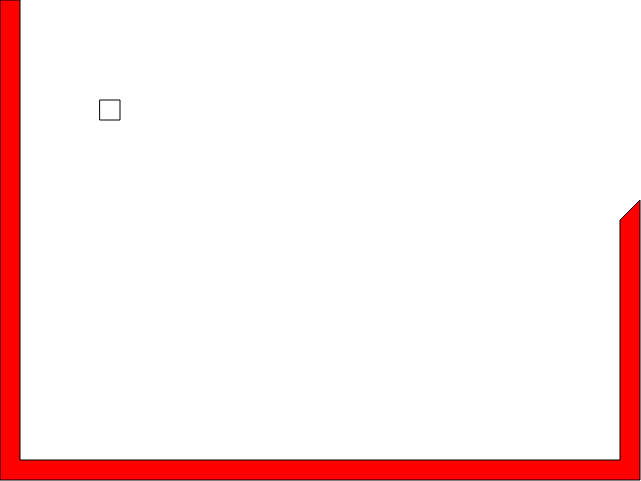
Frame 1 (no input)
Frame 60 (no input): identical to frame 1, image omitted
Frame 120 (the mouse pressed at the canvas centre since frame 60): identical to frame 1, image omitted

The p5.js sketch that drew this single still picture (run headless with seeded random() and noise() and a simulated clock; from frame 60 on, the mouse is pressed at the canvas centre):

// p5.js sketch
// ── sketch.js
function setup() {
	createCanvas(641, 481);
  }
  
  var mouseShouldDraw = false;
  
  function draw() {
	  var lookForward = function(incr) {
		  if(keyIsDown(LEFT_ARROW)) {mBoy.newX = mBoy.x - incr;}
		  if(keyIsDown(RIGHT_ARROW)) {mBoy.newX = mBoy.x + incr;}
		  if(keyIsDown(UP_ARROW)) {mBoy.newY = mBoy.y - incr;}
		  if(keyIsDown(DOWN_ARROW)) {mBoy.newY = mBoy.y + incr;}
	  };
	  var increment = 5;
	  lookForward(increment);
	  
	  var mBoyCollided = collision(walls.pieces, Object.assign({}, mBoy));
	  while (mBoyCollided && increment > 1) {
		  increment--;
		  lookForward(increment);
		  mBoyCollided = collision(walls.pieces, Object.assign({}, mBoy));
	  }
	  if (!mBoyCollided) {
		  mBoy.x = mBoy.newX;
		  mBoy.y = mBoy.newY;
		  clear();
	  } else {
		  mBoy.newX = mBoy.x;
		  mBoy.newY = mBoy.y;
	  }
  
	  //walls
	  for(var index in walls.pieces){
		  vertexShape(walls.pieces[index]);
	  }
	  
	  //mouseDraw
	  vertexShape(mouseDraw);
	  
	  //player
	  rect(mBoy.x, mBoy.y, mBoy.width, mBoy.height);
  }
  
  function vertexShape(obj){
	  fill(obj.color);
	  beginShape();
	  for(var index in obj.points){
		  var point = obj.points[index];
		  vertex(point.x, point.y);
	  }
	  endShape(close);
	  fill(255);
  }
  
  function keyTyped() {
	  if(key === 'f'){
		  mouseShouldDraw = true;
	  }
	  if(key === 'q'){
		  if (mouseDraw.points.length === 0) {
			  return
		  }
		  setAllAngles(mouseDraw);
		  walls.pieces.push(Object.assign({}, {points: [].concat(mouseDraw.points)}, {color: walls.color}));
		  mouseDraw.points = [];
		  clear();
		  mouseShouldDraw = false;
	  }
  }
  
  function mouseClicked() {
	  if(mouseShouldDraw){
		  mouseDraw.points.push({
			  x: mouseX,
			  y: mouseY
		  });
		  return false;
	  }
  }
// ── collision.js
function intersection(pointsA, pointsB){
	for(var index in pointsA){
		var pointA1 = pointsA[index];
		var pointA2 = loopPlusOne(pointsA, index);
		for(var i in pointsB){
			var pointB1 = pointsB[i];
			var pointB2 = loopPlusOne(pointsB, i);
			var check1 = toLeftOrRight(pointA1, pointB1);
			var check2 = toLeftOrRight(pointA1, pointB2);
			if(check1 !== check2){
				if(betweenAngles(pointB1.angle, getLineAngle(pointB1, pointA1), getLineAngle(pointB1, pointA2))){
					return true;
				}
			}
		}
	}
	return false;
}

function loopPlusOne(array, index){
	if(Number(index) === array.length - 1){
		return array[0];
	}
	return array[Number(index) + 1];
}

function collision(wallPieces, playerPiece){
	var mBoyPoints = [
		{
			x: playerPiece.newX,
			y: playerPiece.newY,
			angle: 90
		},
		{
			x: playerPiece.newX + playerPiece.width,
			y: playerPiece.newY,
			angle: 180
		},
		{
			x: playerPiece.newX + playerPiece.width,
			y: playerPiece.newY + playerPiece.height,
			angle: 270
		},
		{
			x: playerPiece.newX,
			y: playerPiece.newY + playerPiece.height,
			angle: 0
		}
	];
	for(var index in wallPieces){
		if(intersection(mBoyPoints, wallPieces[index].points)){
			return true;
		}
	}
	return false;
}

function toLeftOrRight(vector1, vector2)
{
	var angle = getLineAngle(vector1, vector2);
	var relativeAngle = angle - vector1.angle;
	if((relativeAngle < 0 && relativeAngle > -180) || (relativeAngle > 180 && relativeAngle < 360)) {
		return "left";
	}else if((relativeAngle > 0 && relativeAngle < 180) || (relativeAngle < -180 && relativeAngle > -360)){
		return "right";
	}
	if(relativeAngle === 0 || relativeAngle === 180 || relativeAngle === -180){
		return "straight";
	}
	console.error("bad check on toLeftOrRight(). Args given: ", vector1, vector2, relativeAngle);
	return "bad check";
}

function getLineAngle(point1={x:0,y:0},point2={x:0,y:0})
{
	var delta = {x:point2.x - point1.x, y:point2.y - point1.y};
	
	var angle = 0;
	if(delta.x>0)
		{
			angle = Math.atan(delta.y/delta.x);
		}else if(delta.x<0){
			angle = Math.atan(delta.y/delta.x) + Math.PI;
		}else if(delta.x==0 && delta.y>0){
			angle = Math.PI/2;
		}else if(delta.x==0 && delta.y<0){
			angle = 0-Math.PI/2;
		}
	return (angle*180/Math.PI)+90;
}

function betweenAngles(checkAngle, angle1, angle2){
	var smallestAngle = angle1;
	if(angle1 > angle2){
		smallestAngle = angle2;
	}
	checkAngle -= smallestAngle;
	angle1 -= smallestAngle;
	angle2 -= smallestAngle;
	if(checkAngle < 0){
		checkAngle += 360;
		if(checkAngle < 0){
			console.error("checkAngle is way too negative.");
		}
	}
	if(angle1 === 0 && angle2 > 180){
		angle1 = 360;
	} else if(angle2 === 0 && angle1 > 180){
		angle2 = 360;
	} else if(angle1 === 180 || angle2 === 180){
		return false;
	}
	return betweenNumbers(checkAngle, angle1, angle2);
}

function betweenNumbers(checkNumber, a, b){
	return Math.abs(b - a) === Math.abs(checkNumber - a) + Math.abs(b - checkNumber);
}

function setAllAngles(obj){
	for(var index in obj.points){
			var point = obj.points[index];
			if(Number(index) === obj.points.length - 1){
				var point2 = obj.points[0];
			} else {
				var point2 = obj.points[Number(index) + 1];
			}
			point.angle = getLineAngle(point, point2);
		}
}
// ── objects.js
var mBoy = {
	x: 100,
	newX: 100,
	y: 100,
	newY: 100,
	width: 20,
	height: 20
};

var walls = {
	color: [255, 0, 0],
	pieces: [
				{
				color: [255, 0, 0],
				points: [
					{
						x: 0,
						y: 0
					},
					{
						x: 20,
						y: 0
					},
					{
						x: 20,
						y: 460
					},
					{
						x: 620,
						y: 460
					},
					{
						x:620,
						y:220
					},
					{
						x:640,
						y:200
					},
					{
						x:640,
						y:480
					},
					{
						x: 0,
						y: 480
					},
					{
						x: 0,
						y: 0
					}
				]
		}
	]
};
setAllAngles(walls.pieces[0]);

var mouseDraw = {
	color: [0, 255, 0],
	points: []
};
// ── runAllTests.js
function runAllTests(verbose=false){
	//simple functions
	if(verbose){
		testGetLineAngle();
	}
	testToLeftOrRight();
	testBetweenAngles();
	testBetweenNumbers();
	
	//intersections
	testIntersection_firstTest();
	testIntersection_secondTest();
	testIntersection_thirdTest();
	testIntersection_fourthTest();
	testIntersection_fifthTest();
	testIntersection_sixthTest();
	
	//collisions
	testCollision_firstTest();
}
// ── testFuncCollision.js
function testCollision_firstTest() {
	var wallsTest = [{"color":[255,0,0],"points":[{"x":0,"y":0,"angle":90},{"x":20,"y":0,"angle":180},{"x":20,"y":460,"angle":90},{"x":620,"y":460,"angle":0},{"x":620,"y":220,"angle":45},{"x":640,"y":200,"angle":180},{"x":640,"y":480,"angle":270},{"x":0,"y":480,"angle":0},{"x":0,"y":0,"angle":90}]}];
	var playerPiece = { x: 225, y: 425, width: 50, height: 50 };
	var received = collision(wallsTest, playerPiece);
	var expected = true;
	if(received !== expected){
		console.log("failed. received: " + received);
	} else {
		console.log("passed.");
	}
}
// ── testcollision.js
function testGetLineAngle() {
	var centerPoint = {x:15,y:15};
	//move all the way to the right
	for(let i=15;i<31;i++)
		{
			let secondPoint={x:i,y:0};
			console.log(getLineAngle(centerPoint,secondPoint),",",secondPoint);
		}
	//move all the way down
	for(let i=0;i<31;i++)
		{
			let secondPoint={x:30,y:i};
			console.log(getLineAngle(centerPoint,secondPoint),",",secondPoint);
		}
	//move all the way to the left
	for(let i=30;i>-1;i--)
		{
			let secondPoint={x:i,y:30};
			console.log(getLineAngle(centerPoint,secondPoint),",",secondPoint);
		}
	//move all the way up
	for(let i=30;i>-1;i--)
		{
			let secondPoint={x:0,y:i};
			console.log(getLineAngle(centerPoint,secondPoint),",",secondPoint);
		}
	//move to the center
	for(let i=0;i<16;i++)
		{
			let secondPoint={x:i,y:0};
			console.log(getLineAngle(centerPoint,secondPoint),",",secondPoint);
		}
}

function testToLeftOrRight() {
	var cases = [
		{
			vector1: {
				x: 20,
				y: 20,
				angle: 340
			},
			vector2: {
				x: 30,
				y: 0,
				angle: 30
			},
			expected: "right",
			name: "across 0 degree start"
		}
	];
	for(var index in cases) {
		var testCase = cases[index];
		var received = toLeftOrRight(testCase.vector1, testCase.vector2);
		if(received !== testCase.expected){
			console.log("testToLeftOrRight() failed on: " + testCase.name);
			console.log(testCase.name + " expected: " + testCase.expected + " but got: " + received);
			return
		}
	}
	console.log("passed all tests on testToLeftOrRight()");
}

function testBetweenAngles() {
	var received = betweenAngles(350, 330, 10);
	var expected = true;
	if(received !== expected) {
		console.log("failed on: accross zero angle start. expected: " + expected + " but got: " + received);
		return
	}
	received = betweenAngles(45, 330, 10);
	expected = false;
	if(received !== expected) {
		console.log("failed on: accross zero angle start. expected: " + expected + " but got: " + received);
		return
	}
	received = betweenAngles(45, 120, 10);
	expected = true;
	if(received !== expected) {
		console.log("failed on: within 360 degrees. expected: " + expected + " but got: " + received);
		return
	}
	received = betweenAngles(45, 191, 10);
	expected = false;
	if(received !== expected) {
		console.log("failed on: within 360 degrees. expected: " + expected + " but got: " + received);
		return
	}
	received = betweenAngles(45, -181, -10);
	expected = false;
	if(received !== expected) {
		console.log("failed on: within negative range. expected: " + expected + " but got: " + received);
		return
	}
	console.log("passed all tests for testBetweenAngles()");
}

function testBetweenNumbers(){
	if(betweenNumbers(15, 11, 19) !== true){
		console.log("failed at spot 1");
		return
	}
	if(betweenNumbers(15, 19, 11) !== true){
		console.log("failed at spot 2");
		return
	}
	if(betweenNumbers(-15, -11, -19) !== true){
		console.log("failed at spot 3");
		return
	}
	if(betweenNumbers(-15, -19, -11) !== true){
		console.log("failed at spot 4");
		return
	}
	if(betweenNumbers(15, -11, 19) !== true){
		console.log("failed at spot 5");
		return
	}
	if(betweenNumbers(15, 19, -11) !== true){
		console.log("failed at spot 6");
		return
	}
	if(betweenNumbers(-5, -11, 19) !== true){
		console.log("failed at spot 7");
		return
	}
	if(betweenNumbers(-5, 19, -11) !== true){
		console.log("failed at spot 8");
		return
	}
	if(betweenNumbers(5, 11, 19) !== false){
		console.log("failed at spot 9");
		return
	}
	if(betweenNumbers(5, 19, 11) !== false){
		console.log("failed at spot 10");
		return
	}
	if(betweenNumbers(25, 11, 19) !== false){
		console.log("failed at spot 11");
		return
	}
	if(betweenNumbers(-5, -11, -19) !== false){
		console.log("failed at spot 12");
		return
	}
	if(betweenNumbers(-25, -11, -19) !== false){
		console.log("failed at spot 13");
		return
	}
	if(betweenNumbers(25, -25, 19) !== false){
		console.log("failed at spot 14");
		return
	}
	if(betweenNumbers(-35, -23, 19) !== false){
		console.log("failed at spot 15");
		return
	}
	console.log("passed all betweenNumbers() tests");
}
// ── testcollisionIntersections.js
function testIntersection_firstTest() {
	var pointsA = [
		{
			x: 0,
			y: 0,
			angle: 90
		},
		{
			x: 50,
			y: 0,
			angle: 180
		},
		{
			x: 50,
			y: 50,
			angle: 270
		},
		{
			x: 0,
			y: 50,
			angle: 0
		}
	];
	var pointsB = [
		{
			x: 30,
			y: 30,
			angle: 90
		},
		{
			x: 80,
			y: 30,
			angle: 180
		},
		{
			x: 80,
			y: 80,
			angle: 270
		},
		{
			x: 30,
			y: 80,
			angle: 0
		}
	];
	var received = intersection(pointsA, pointsB);
	var expected = true;
	if(received !== expected){
		console.log("failed. received: " + received);
	} else {
		console.log("passed.");
	}
}

function testIntersection_secondTest() {
	var pointsA = [
		{
			x: 0,
			y: 0,
			angle: 90
		},
		{
			x: 50,
			y: 0,
			angle: 180
		},
		{
			x: 50,
			y: 50,
			angle: 270
		},
		{
			x: 0,
			y: 50,
			angle: 0
		}
	];
	var pointsB = [
		{
			x: 60,
			y: 60,
			angle: 90
		},
		{
			x: 110,
			y: 60,
			angle: 180
		},
		{
			x: 110,
			y: 110,
			angle: 270
		},
		{
			x: 60,
			y: 110,
			angle: 0
		}
	];
	var received = intersection(pointsA, pointsB);
	var expected = false;
	if(received !== expected){
		console.log("failed. received: " + received);
	} else {
		console.log("passed.");
	}
}

function testIntersection_thirdTest() {
	var pointsA = [
		{
			x: 0,
			y: 0,
			angle: 90
		},
		{
			x: 150,
			y: 0,
			angle: 180
		},
		{
			x: 150,
			y: 50,
			angle: 270
		},
		{
			x: 0,
			y: 50,
			angle: 0
		}
	];
	var pointsB = [
		{
			x: 30,
			y: 30,
			angle: 90
		},
		{
			x: 80,
			y: 30,
			angle: 180
		},
		{
			x: 80,
			y: 80,
			angle: 270
		},
		{
			x: 30,
			y: 80,
			angle: 0
		}
	];
	var received = intersection(pointsA, pointsB);
	var expected = true;
	if(received !== expected){
		console.log("failed. received: " + received);
	} else {
		console.log("passed.");
	}
}

function testIntersection_fourthTest() {
	var wallsTest = [{"color":[255,0,0],"points":[{"x":0,"y":0,"angle":90},{"x":20,"y":0,"angle":180},{"x":20,"y":460,"angle":90},{"x":620,"y":460,"angle":0},{"x":620,"y":220,"angle":45},{"x":640,"y":200,"angle":180},{"x":640,"y":480,"angle":270},{"x":0,"y":480,"angle":0},{"x":0,"y":0,"angle":90}]}];
	var pointsA = wallsTest[0].points;
	var playerPiece = { x: 225, y: 425, width: 50, height: 50 };
	var pointsB = [
		{
			x: playerPiece.x,
			y: playerPiece.y,
			angle: 90
		},
		{
			x: playerPiece.x + playerPiece.width,
			y: playerPiece.y,
			angle: 180
		},
		{
			x: playerPiece.x + playerPiece.width,
			y: playerPiece.y + playerPiece.height,
			angle: 270
		},
		{
			x: playerPiece.x,
			y: playerPiece.y + playerPiece.height,
			angle: 0
		}
	];
	var received = intersection(pointsA, pointsB);
	var expected = true;
	if(received !== expected){
		console.log("failed. received: " + received);
	} else {
		console.log("passed.");
	}
}

function testIntersection_fifthTest() {
	var wallsTest = [{"x":0,"y":0,"angle":90},{"x":20,"y":0,"angle":180},{"x":20,"y":460,"angle":90},{"x":620,"y":460,"angle":0},{"x":620,"y":220,"angle":45},{"x":640,"y":200,"angle":180},{"x":640,"y":480,"angle":270},{"x":0,"y":480,"angle":0},{"x":0,"y":0,"angle":90}];
	var pointsA = wallsTest;
	var pointsB = [{"x":225,"y":425,"angle":90},{"x":275,"y":425,"angle":180},{"x":275,"y":475,"angle":270},{"x":225,"y":475,"angle":0}];
	var received = intersection(pointsA, pointsB);
	var receivedInverseArgs = intersection(pointsB, pointsA);
	var expected = true;
	if(received !== expected || receivedInverseArgs !== expected){
		console.log("failed. received: " + received);
		console.log("failed. receivedInverseArgs: " + receivedInverseArgs);
	} else {
		console.log("passed.");
	}
}

function testIntersection_sixthTest() {
	var wallsTest = [{"x":0,"y":0,"angle":90},{"x":20,"y":0,"angle":180},{"x":20,"y":460,"angle":90},{"x":620,"y":460,"angle":0},{"x":620,"y":220,"angle":45},{"x":640,"y":200,"angle":180},{"x":640,"y":480,"angle":270},{"x":0,"y":480,"angle":0},{"x":0,"y":0,"angle":90}];
	var pointsA = wallsTest;
	var playerPiece = { x: 585, y: 300, width: 50, height: 50 };
	var pointsB = [
		{
			x: playerPiece.x,
			y: playerPiece.y,
			angle: 90
		},
		{
			x: playerPiece.x + playerPiece.width,
			y: playerPiece.y,
			angle: 180
		},
		{
			x: playerPiece.x + playerPiece.width,
			y: playerPiece.y + playerPiece.height,
			angle: 270
		},
		{
			x: playerPiece.x,
			y: playerPiece.y + playerPiece.height,
			angle: 0
		}
	];
	var received = intersection(pointsA, pointsB);
	var receivedInverseArgs = intersection(pointsB, pointsA);
	var expected = true;
	if(received !== expected || receivedInverseArgs !== expected){
		console.log("failed. received: " + received);
		console.log("failed. receivedInverseArgs: " + receivedInverseArgs);
	} else {
		console.log("passed.");
	}
}
